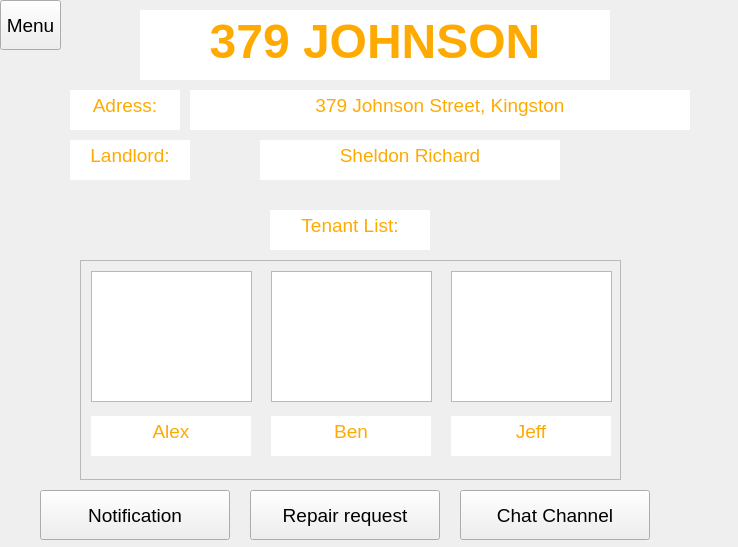
<?xml version="1.0" encoding="UTF-8"?>
<ui version="4.0">
 <class>PropertyMain</class>
 <widget class="QWidget" name="PropertyMain">
  <property name="enabled">
   <bool>true</bool>
  </property>
  <property name="geometry">
   <rect>
    <x>0</x>
    <y>0</y>
    <width>738</width>
    <height>547</height>
   </rect>
  </property>
  <property name="mouseTracking">
   <bool>false</bool>
  </property>
  <property name="windowTitle">
   <string>Form</string>
  </property>
  <property name="autoFillBackground">
   <bool>false</bool>
  </property>
  <property name="styleSheet">
   <string notr="true"/>
  </property>
  <widget class="QTextEdit" name="titleText">
   <property name="enabled">
    <bool>true</bool>
   </property>
   <property name="geometry">
    <rect>
     <x>140</x>
     <y>10</y>
     <width>470</width>
     <height>70</height>
    </rect>
   </property>
   <property name="font">
    <font>
     <pointsize>36</pointsize>
     <kerning>true</kerning>
    </font>
   </property>
   <property name="mouseTracking">
    <bool>false</bool>
   </property>
   <property name="focusPolicy">
    <enum>Qt::StrongFocus</enum>
   </property>
   <property name="contextMenuPolicy">
    <enum>Qt::DefaultContextMenu</enum>
   </property>
   <property name="styleSheet">
    <string notr="true"/>
   </property>
   <property name="frameShape">
    <enum>QFrame::NoFrame</enum>
   </property>
   <property name="frameShadow">
    <enum>QFrame::Plain</enum>
   </property>
   <property name="lineWidth">
    <number>1</number>
   </property>
   <property name="verticalScrollBarPolicy">
    <enum>Qt::ScrollBarAlwaysOff</enum>
   </property>
   <property name="horizontalScrollBarPolicy">
    <enum>Qt::ScrollBarAlwaysOff</enum>
   </property>
   <property name="sizeAdjustPolicy">
    <enum>QAbstractScrollArea::AdjustIgnored</enum>
   </property>
   <property name="html">
    <string>&lt;!DOCTYPE HTML PUBLIC &quot;-//W3C//DTD HTML 4.0//EN&quot; &quot;http://www.w3.org/TR/REC-html40/strict.dtd&quot;&gt;
&lt;html&gt;&lt;head&gt;&lt;meta name=&quot;qrichtext&quot; content=&quot;1&quot; /&gt;&lt;style type=&quot;text/css&quot;&gt;
p, li { white-space: pre-wrap; }
&lt;/style&gt;&lt;/head&gt;&lt;body style=&quot; font-family:'.SF NS Text'; font-size:36pt; font-weight:400; font-style:normal;&quot;&gt;
&lt;p align=&quot;center&quot; style=&quot; margin-top:0px; margin-bottom:0px; margin-left:0px; margin-right:0px; -qt-block-indent:0; text-indent:0px;&quot;&gt;&lt;span style=&quot; font-family:'SimSun'; font-weight:600; color:#ffaa00;&quot;&gt;379 JOHNSON&lt;/span&gt;&lt;/p&gt;&lt;/body&gt;&lt;/html&gt;</string>
   </property>
  </widget>
  <widget class="QTextBrowser" name="textBrowser">
   <property name="enabled">
    <bool>true</bool>
   </property>
   <property name="geometry">
    <rect>
     <x>70</x>
     <y>90</y>
     <width>110</width>
     <height>40</height>
    </rect>
   </property>
   <property name="frameShape">
    <enum>QFrame::NoFrame</enum>
   </property>
   <property name="verticalScrollBarPolicy">
    <enum>Qt::ScrollBarAlwaysOff</enum>
   </property>
   <property name="horizontalScrollBarPolicy">
    <enum>Qt::ScrollBarAlwaysOff</enum>
   </property>
   <property name="html">
    <string>&lt;!DOCTYPE HTML PUBLIC &quot;-//W3C//DTD HTML 4.0//EN&quot; &quot;http://www.w3.org/TR/REC-html40/strict.dtd&quot;&gt;
&lt;html&gt;&lt;head&gt;&lt;meta name=&quot;qrichtext&quot; content=&quot;1&quot; /&gt;&lt;style type=&quot;text/css&quot;&gt;
p, li { white-space: pre-wrap; }
&lt;/style&gt;&lt;/head&gt;&lt;body style=&quot; font-family:'.SF NS Text'; font-size:13pt; font-weight:400; font-style:normal;&quot;&gt;
&lt;p align=&quot;center&quot; style=&quot; margin-top:0px; margin-bottom:0px; margin-left:0px; margin-right:0px; -qt-block-indent:0; text-indent:0px;&quot;&gt;&lt;span style=&quot; font-family:'SimSun'; font-size:14pt; color:#ffaa00;&quot;&gt;Adress:&lt;/span&gt;&lt;/p&gt;&lt;/body&gt;&lt;/html&gt;</string>
   </property>
  </widget>
  <widget class="QTextBrowser" name="textBrowser_2">
   <property name="enabled">
    <bool>true</bool>
   </property>
   <property name="geometry">
    <rect>
     <x>70</x>
     <y>140</y>
     <width>120</width>
     <height>40</height>
    </rect>
   </property>
   <property name="frameShape">
    <enum>QFrame::NoFrame</enum>
   </property>
   <property name="verticalScrollBarPolicy">
    <enum>Qt::ScrollBarAlwaysOff</enum>
   </property>
   <property name="horizontalScrollBarPolicy">
    <enum>Qt::ScrollBarAlwaysOff</enum>
   </property>
   <property name="html">
    <string>&lt;!DOCTYPE HTML PUBLIC &quot;-//W3C//DTD HTML 4.0//EN&quot; &quot;http://www.w3.org/TR/REC-html40/strict.dtd&quot;&gt;
&lt;html&gt;&lt;head&gt;&lt;meta name=&quot;qrichtext&quot; content=&quot;1&quot; /&gt;&lt;style type=&quot;text/css&quot;&gt;
p, li { white-space: pre-wrap; }
&lt;/style&gt;&lt;/head&gt;&lt;body style=&quot; font-family:'.SF NS Text'; font-size:13pt; font-weight:400; font-style:normal;&quot;&gt;
&lt;p align=&quot;center&quot; style=&quot; margin-top:0px; margin-bottom:0px; margin-left:0px; margin-right:0px; -qt-block-indent:0; text-indent:0px;&quot;&gt;&lt;span style=&quot; font-family:'SimSun'; font-size:14pt; color:#ffaa00;&quot;&gt;Landlord:&lt;/span&gt;&lt;/p&gt;&lt;/body&gt;&lt;/html&gt;</string>
   </property>
  </widget>
  <widget class="QTextBrowser" name="textBrowser_3">
   <property name="enabled">
    <bool>true</bool>
   </property>
   <property name="geometry">
    <rect>
     <x>270</x>
     <y>210</y>
     <width>160</width>
     <height>40</height>
    </rect>
   </property>
   <property name="frameShape">
    <enum>QFrame::NoFrame</enum>
   </property>
   <property name="verticalScrollBarPolicy">
    <enum>Qt::ScrollBarAlwaysOff</enum>
   </property>
   <property name="horizontalScrollBarPolicy">
    <enum>Qt::ScrollBarAlwaysOff</enum>
   </property>
   <property name="html">
    <string>&lt;!DOCTYPE HTML PUBLIC &quot;-//W3C//DTD HTML 4.0//EN&quot; &quot;http://www.w3.org/TR/REC-html40/strict.dtd&quot;&gt;
&lt;html&gt;&lt;head&gt;&lt;meta name=&quot;qrichtext&quot; content=&quot;1&quot; /&gt;&lt;style type=&quot;text/css&quot;&gt;
p, li { white-space: pre-wrap; }
&lt;/style&gt;&lt;/head&gt;&lt;body style=&quot; font-family:'.SF NS Text'; font-size:13pt; font-weight:400; font-style:normal;&quot;&gt;
&lt;p align=&quot;center&quot; style=&quot; margin-top:0px; margin-bottom:0px; margin-left:0px; margin-right:0px; -qt-block-indent:0; text-indent:0px;&quot;&gt;&lt;span style=&quot; font-family:'SimSun'; font-size:14pt; color:#ffaa00;&quot;&gt;Tenant List:&lt;/span&gt;&lt;/p&gt;&lt;/body&gt;&lt;/html&gt;</string>
   </property>
  </widget>
  <widget class="QTextBrowser" name="textBrowser_5">
   <property name="enabled">
    <bool>true</bool>
   </property>
   <property name="geometry">
    <rect>
     <x>190</x>
     <y>90</y>
     <width>500</width>
     <height>40</height>
    </rect>
   </property>
   <property name="frameShape">
    <enum>QFrame::NoFrame</enum>
   </property>
   <property name="verticalScrollBarPolicy">
    <enum>Qt::ScrollBarAlwaysOff</enum>
   </property>
   <property name="horizontalScrollBarPolicy">
    <enum>Qt::ScrollBarAlwaysOff</enum>
   </property>
   <property name="html">
    <string>&lt;!DOCTYPE HTML PUBLIC &quot;-//W3C//DTD HTML 4.0//EN&quot; &quot;http://www.w3.org/TR/REC-html40/strict.dtd&quot;&gt;
&lt;html&gt;&lt;head&gt;&lt;meta name=&quot;qrichtext&quot; content=&quot;1&quot; /&gt;&lt;style type=&quot;text/css&quot;&gt;
p, li { white-space: pre-wrap; }
&lt;/style&gt;&lt;/head&gt;&lt;body style=&quot; font-family:'.SF NS Text'; font-size:13pt; font-weight:400; font-style:normal;&quot;&gt;
&lt;p align=&quot;center&quot; style=&quot; margin-top:0px; margin-bottom:0px; margin-left:0px; margin-right:0px; -qt-block-indent:0; text-indent:0px;&quot;&gt;&lt;span style=&quot; font-family:'SimSun'; font-size:14pt; color:#ffaa00;&quot;&gt;379 Johnson Street, Kingston&lt;/span&gt;&lt;/p&gt;
&lt;p align=&quot;center&quot; style=&quot;-qt-paragraph-type:empty; margin-top:0px; margin-bottom:0px; margin-left:0px; margin-right:0px; -qt-block-indent:0; text-indent:0px; font-family:'SimSun'; font-size:14pt; color:#ffaa00;&quot;&gt;&lt;br /&gt;&lt;/p&gt;&lt;/body&gt;&lt;/html&gt;</string>
   </property>
  </widget>
  <widget class="QTextBrowser" name="textBrowser_6">
   <property name="enabled">
    <bool>true</bool>
   </property>
   <property name="geometry">
    <rect>
     <x>260</x>
     <y>140</y>
     <width>300</width>
     <height>40</height>
    </rect>
   </property>
   <property name="frameShape">
    <enum>QFrame::NoFrame</enum>
   </property>
   <property name="verticalScrollBarPolicy">
    <enum>Qt::ScrollBarAlwaysOff</enum>
   </property>
   <property name="horizontalScrollBarPolicy">
    <enum>Qt::ScrollBarAlwaysOff</enum>
   </property>
   <property name="html">
    <string>&lt;!DOCTYPE HTML PUBLIC &quot;-//W3C//DTD HTML 4.0//EN&quot; &quot;http://www.w3.org/TR/REC-html40/strict.dtd&quot;&gt;
&lt;html&gt;&lt;head&gt;&lt;meta name=&quot;qrichtext&quot; content=&quot;1&quot; /&gt;&lt;style type=&quot;text/css&quot;&gt;
p, li { white-space: pre-wrap; }
&lt;/style&gt;&lt;/head&gt;&lt;body style=&quot; font-family:'.SF NS Text'; font-size:13pt; font-weight:400; font-style:normal;&quot;&gt;
&lt;p align=&quot;center&quot; style=&quot; margin-top:0px; margin-bottom:0px; margin-left:0px; margin-right:0px; -qt-block-indent:0; text-indent:0px;&quot;&gt;&lt;span style=&quot; font-family:'SimSun'; font-size:14pt; color:#ffaa00;&quot;&gt;Sheldon Richard&lt;/span&gt;&lt;/p&gt;
&lt;p align=&quot;center&quot; style=&quot;-qt-paragraph-type:empty; margin-top:0px; margin-bottom:0px; margin-left:0px; margin-right:0px; -qt-block-indent:0; text-indent:0px; font-family:'SimSun'; font-size:14pt; color:#ffaa00;&quot;&gt;&lt;br /&gt;&lt;/p&gt;&lt;/body&gt;&lt;/html&gt;</string>
   </property>
  </widget>
  <widget class="QScrollArea" name="scrollArea">
   <property name="geometry">
    <rect>
     <x>80</x>
     <y>260</y>
     <width>541</width>
     <height>220</height>
    </rect>
   </property>
   <property name="verticalScrollBarPolicy">
    <enum>Qt::ScrollBarAsNeeded</enum>
   </property>
   <property name="sizeAdjustPolicy">
    <enum>QAbstractScrollArea::AdjustIgnored</enum>
   </property>
   <property name="widgetResizable">
    <bool>true</bool>
   </property>
   <widget class="QWidget" name="scrollAreaWidgetContents">
    <property name="geometry">
     <rect>
      <x>0</x>
      <y>0</y>
      <width>539</width>
      <height>218</height>
     </rect>
    </property>
    <widget class="QTextBrowser" name="textBrowser_7">
     <property name="enabled">
      <bool>true</bool>
     </property>
     <property name="geometry">
      <rect>
       <x>10</x>
       <y>155</y>
       <width>160</width>
       <height>40</height>
      </rect>
     </property>
     <property name="frameShape">
      <enum>QFrame::NoFrame</enum>
     </property>
     <property name="verticalScrollBarPolicy">
      <enum>Qt::ScrollBarAlwaysOff</enum>
     </property>
     <property name="horizontalScrollBarPolicy">
      <enum>Qt::ScrollBarAlwaysOff</enum>
     </property>
     <property name="html">
      <string>&lt;!DOCTYPE HTML PUBLIC &quot;-//W3C//DTD HTML 4.0//EN&quot; &quot;http://www.w3.org/TR/REC-html40/strict.dtd&quot;&gt;
&lt;html&gt;&lt;head&gt;&lt;meta name=&quot;qrichtext&quot; content=&quot;1&quot; /&gt;&lt;style type=&quot;text/css&quot;&gt;
p, li { white-space: pre-wrap; }
&lt;/style&gt;&lt;/head&gt;&lt;body style=&quot; font-family:'.SF NS Text'; font-size:13pt; font-weight:400; font-style:normal;&quot;&gt;
&lt;p align=&quot;center&quot; style=&quot; margin-top:0px; margin-bottom:0px; margin-left:0px; margin-right:0px; -qt-block-indent:0; text-indent:0px;&quot;&gt;&lt;span style=&quot; font-family:'SimSun'; font-size:14pt; color:#ffaa00;&quot;&gt;Alex&lt;/span&gt;&lt;/p&gt;&lt;/body&gt;&lt;/html&gt;</string>
     </property>
    </widget>
    <widget class="QTextBrowser" name="textBrowser_8">
     <property name="enabled">
      <bool>true</bool>
     </property>
     <property name="geometry">
      <rect>
       <x>190</x>
       <y>155</y>
       <width>160</width>
       <height>40</height>
      </rect>
     </property>
     <property name="frameShape">
      <enum>QFrame::NoFrame</enum>
     </property>
     <property name="verticalScrollBarPolicy">
      <enum>Qt::ScrollBarAlwaysOff</enum>
     </property>
     <property name="horizontalScrollBarPolicy">
      <enum>Qt::ScrollBarAsNeeded</enum>
     </property>
     <property name="html">
      <string>&lt;!DOCTYPE HTML PUBLIC &quot;-//W3C//DTD HTML 4.0//EN&quot; &quot;http://www.w3.org/TR/REC-html40/strict.dtd&quot;&gt;
&lt;html&gt;&lt;head&gt;&lt;meta name=&quot;qrichtext&quot; content=&quot;1&quot; /&gt;&lt;style type=&quot;text/css&quot;&gt;
p, li { white-space: pre-wrap; }
&lt;/style&gt;&lt;/head&gt;&lt;body style=&quot; font-family:'.SF NS Text'; font-size:13pt; font-weight:400; font-style:normal;&quot;&gt;
&lt;p align=&quot;center&quot; style=&quot; margin-top:0px; margin-bottom:0px; margin-left:0px; margin-right:0px; -qt-block-indent:0; text-indent:0px;&quot;&gt;&lt;span style=&quot; font-family:'SimSun'; font-size:14pt; color:#ffaa00;&quot;&gt;Ben&lt;/span&gt;&lt;/p&gt;&lt;/body&gt;&lt;/html&gt;</string>
     </property>
    </widget>
    <widget class="QTextBrowser" name="textBrowser_9">
     <property name="enabled">
      <bool>true</bool>
     </property>
     <property name="geometry">
      <rect>
       <x>370</x>
       <y>155</y>
       <width>160</width>
       <height>40</height>
      </rect>
     </property>
     <property name="frameShape">
      <enum>QFrame::NoFrame</enum>
     </property>
     <property name="verticalScrollBarPolicy">
      <enum>Qt::ScrollBarAlwaysOff</enum>
     </property>
     <property name="horizontalScrollBarPolicy">
      <enum>Qt::ScrollBarAsNeeded</enum>
     </property>
     <property name="html">
      <string>&lt;!DOCTYPE HTML PUBLIC &quot;-//W3C//DTD HTML 4.0//EN&quot; &quot;http://www.w3.org/TR/REC-html40/strict.dtd&quot;&gt;
&lt;html&gt;&lt;head&gt;&lt;meta name=&quot;qrichtext&quot; content=&quot;1&quot; /&gt;&lt;style type=&quot;text/css&quot;&gt;
p, li { white-space: pre-wrap; }
&lt;/style&gt;&lt;/head&gt;&lt;body style=&quot; font-family:'.SF NS Text'; font-size:13pt; font-weight:400; font-style:normal;&quot;&gt;
&lt;p align=&quot;center&quot; style=&quot; margin-top:0px; margin-bottom:0px; margin-left:0px; margin-right:0px; -qt-block-indent:0; text-indent:0px;&quot;&gt;&lt;span style=&quot; font-family:'SimSun'; font-size:14pt; color:#ffaa00;&quot;&gt;Jeff&lt;/span&gt;&lt;/p&gt;&lt;/body&gt;&lt;/html&gt;</string>
     </property>
    </widget>
    <widget class="QGraphicsView" name="graphicsView_2">
     <property name="geometry">
      <rect>
       <x>10</x>
       <y>10</y>
       <width>161</width>
       <height>131</height>
      </rect>
     </property>
    </widget>
    <widget class="QGraphicsView" name="graphicsView_3">
     <property name="geometry">
      <rect>
       <x>190</x>
       <y>10</y>
       <width>161</width>
       <height>131</height>
      </rect>
     </property>
    </widget>
    <widget class="QGraphicsView" name="graphicsView_4">
     <property name="geometry">
      <rect>
       <x>370</x>
       <y>10</y>
       <width>161</width>
       <height>131</height>
      </rect>
     </property>
    </widget>
   </widget>
  </widget>
  <widget class="QPushButton" name="pushButton">
   <property name="geometry">
    <rect>
     <x>40</x>
     <y>490</y>
     <width>190</width>
     <height>50</height>
    </rect>
   </property>
   <property name="font">
    <font>
     <pointsize>14</pointsize>
    </font>
   </property>
   <property name="text">
    <string>Notification</string>
   </property>
  </widget>
  <widget class="QPushButton" name="pushButton_2">
   <property name="geometry">
    <rect>
     <x>250</x>
     <y>490</y>
     <width>190</width>
     <height>50</height>
    </rect>
   </property>
   <property name="font">
    <font>
     <pointsize>14</pointsize>
    </font>
   </property>
   <property name="text">
    <string>Repair request</string>
   </property>
  </widget>
  <widget class="QPushButton" name="pushButton_3">
   <property name="geometry">
    <rect>
     <x>460</x>
     <y>490</y>
     <width>190</width>
     <height>50</height>
    </rect>
   </property>
   <property name="font">
    <font>
     <pointsize>14</pointsize>
    </font>
   </property>
   <property name="text">
    <string>Chat Channel</string>
   </property>
  </widget>
  <widget class="QPushButton" name="pushButton_4">
   <property name="geometry">
    <rect>
     <x>0</x>
     <y>0</y>
     <width>61</width>
     <height>50</height>
    </rect>
   </property>
   <property name="font">
    <font>
     <pointsize>14</pointsize>
    </font>
   </property>
   <property name="text">
    <string>Menu</string>
   </property>
  </widget>
 </widget>
 <resources/>
 <connections/>
</ui>
